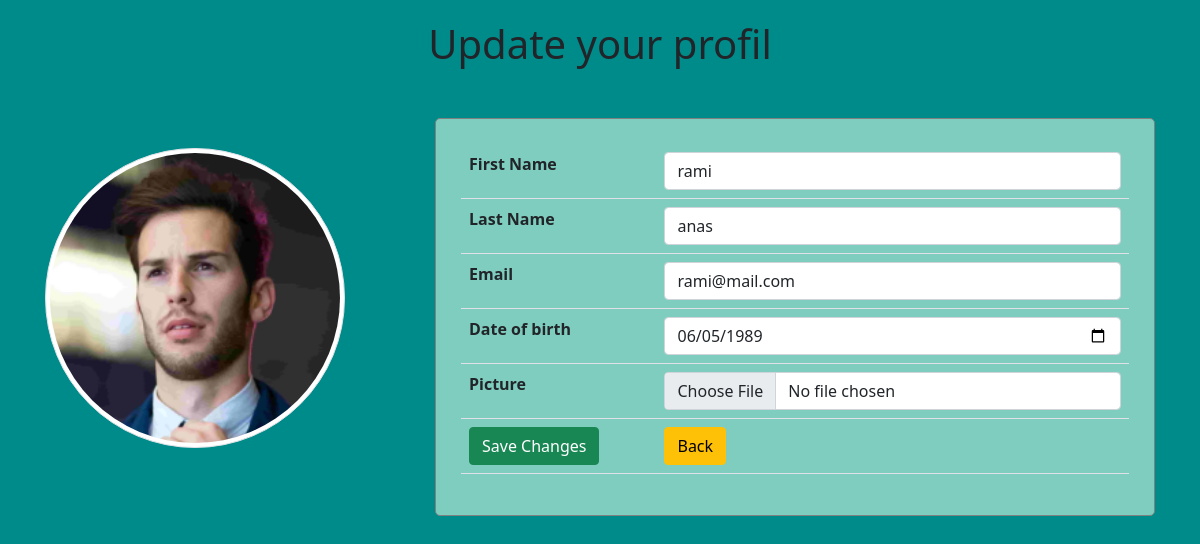
The page /update.php?id=4 (signed in) on the database its author committed.
### tables this page shows
CREATE TABLE `user` (
  `id` int(11) NOT NULL,
  `first_name` varchar(50) NOT NULL,
  `last_name` varchar(50) NOT NULL,
  `password` varchar(255) NOT NULL,
  `date_of_birth` date NOT NULL,
  `email` varchar(100) NOT NULL,
  `userpic` varchar(255) DEFAULT NULL,
  `status` varchar(12) NOT NULL DEFAULT 'user'
);

### update.php (the view, shortened to what this page needs)
<?php
require_once 'components/db_connect.php';
$backBtn = '';
if(isset($_SESSION["adm"])){
   $backBtn = "products/index_adm.php";
}
if (isset($_GET[ 'id'])) {
   $id = $_GET['id'];
   $sql = "SELECT * FROM user WHERE id = {$id}";
   $result = mysqli_query($connect , $sql);
   if (mysqli_num_rows($result) == 1) {
       $data = mysqli_fetch_assoc($result);
       $first_name = $data['first_name'];
       $last_name = $data['last_name'];
       $email = $data['email'];
       $date_birth = $data['date_of_birth'];
   }
}
?>
<!DOCTYPE html>
<html lang="en" >
<head>
    <?php require_once 'components/boots.php'?>
</head>
<body>
<div class ="container">
    <h1>Update your profil</h1>
    <div class="fotoform">
        <img class='img-thumbnail rounded-circle'  src='pictuers/<?php echo $data['userpic'] ?>' alt="<?php echo $first_name ?>">
        <form  method="post" enctype="multipart/form-data">
            <table  class="table">
                <tr>
                    <th>First Name</th >
                    <td><input class="form-control"  type="text"  name ="first_name" placeholder = "First Name"  value="<?php echo $first_name ?>"/>
                </tr>
                <tr>
                    <th>Last Name</th>
                    <td ><input class= "form-control" type= "text"  name="last_name"  placeholder="Last Name" value ="<?php echo $last_name ?>"/>
                </tr>
                <tr>
                    <th>Email</th>
                    <td><input class ="form-control" type ="email" name ="email" placeholder = "Email" value = "<?php echo $email ?>"/>
                </tr>
                <tr>
                    <th>Date of birth</th>
                        <td ><input class= "form-control" type ="date"  name="date_of_birth"  placeholder= "Date of birth"   value = "<?php echo $date_birth ?>"/>
                </tr>
                <tr>
                    <th>Picture</th>
                    <td><input  class= "form-control"  type ="file"   name = "userpic" /></td>
                </tr >
                <tr>
                    <td><button  name = "submit"  class = "btn btn-success"   type = "submit" > Save Changes </button>
                    <td><a href = "<?php echo $backBtn?>" ><button class = "btn btn-warning"   type = "button"> Back </button></a>
                </tr>
            </table>
        </form>
    </div>
</div>
</body>
</html>

### rows shown on the page
user: userpic (picture), first_name "rami", last_name "anas", email "rami@mail.com", date_of_birth "06/05/1989"
